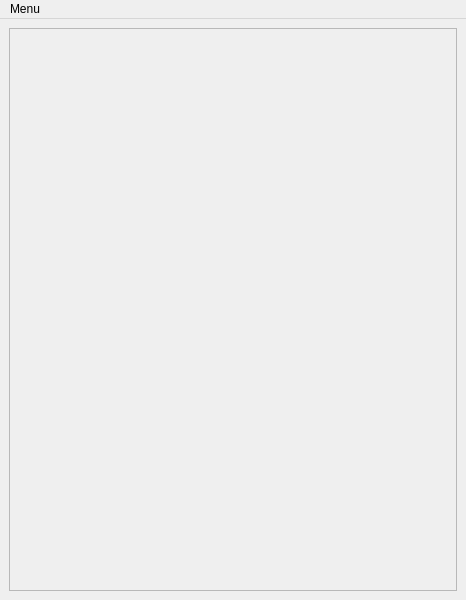
<?xml version="1.0" encoding="UTF-8"?>
<ui version="4.0">
 <class>MainWindow</class>
 <widget class="QMainWindow" name="MainWindow">
  <property name="geometry">
   <rect>
    <x>0</x>
    <y>0</y>
    <width>466</width>
    <height>600</height>
   </rect>
  </property>
  <property name="windowTitle">
   <string>qudi: Switches</string>
  </property>
  <widget class="QWidget" name="centralwidget">
   <layout class="QGridLayout" name="gridLayout">
    <item row="0" column="0">
     <widget class="QScrollArea" name="scroll_area">
      <property name="widgetResizable">
       <bool>true</bool>
      </property>
      <widget class="QWidget" name="scroll_area_widget">
       <property name="geometry">
        <rect>
         <x>0</x>
         <y>0</y>
         <width>446</width>
         <height>555</height>
        </rect>
       </property>
       <layout class="QVBoxLayout" name="verticalLayout"/>
      </widget>
     </widget>
    </item>
   </layout>
  </widget>
  <widget class="QMenuBar" name="menubar">
   <property name="geometry">
    <rect>
     <x>0</x>
     <y>0</y>
     <width>466</width>
     <height>25</height>
    </rect>
   </property>
   <widget class="QMenu" name="menuMenu">
    <property name="title">
     <string>Menu</string>
    </property>
    <addaction name="actionClose"/>
   </widget>
   <addaction name="menuMenu"/>
  </widget>
  <action name="actionClose">
   <property name="icon">
    <iconset>
     <normaloff>../../artwork/icons/oxygen/22x22/application-exit.png</normaloff>../../artwork/icons/oxygen/22x22/application-exit.png</iconset>
   </property>
   <property name="text">
    <string>Close</string>
   </property>
  </action>
 </widget>
 <resources/>
 <connections>
  <connection>
   <sender>actionClose</sender>
   <signal>triggered()</signal>
   <receiver>MainWindow</receiver>
   <slot>close()</slot>
   <hints>
    <hint type="sourcelabel">
     <x>-1</x>
     <y>-1</y>
    </hint>
    <hint type="destinationlabel">
     <x>232</x>
     <y>299</y>
    </hint>
   </hints>
  </connection>
 </connections>
</ui>
